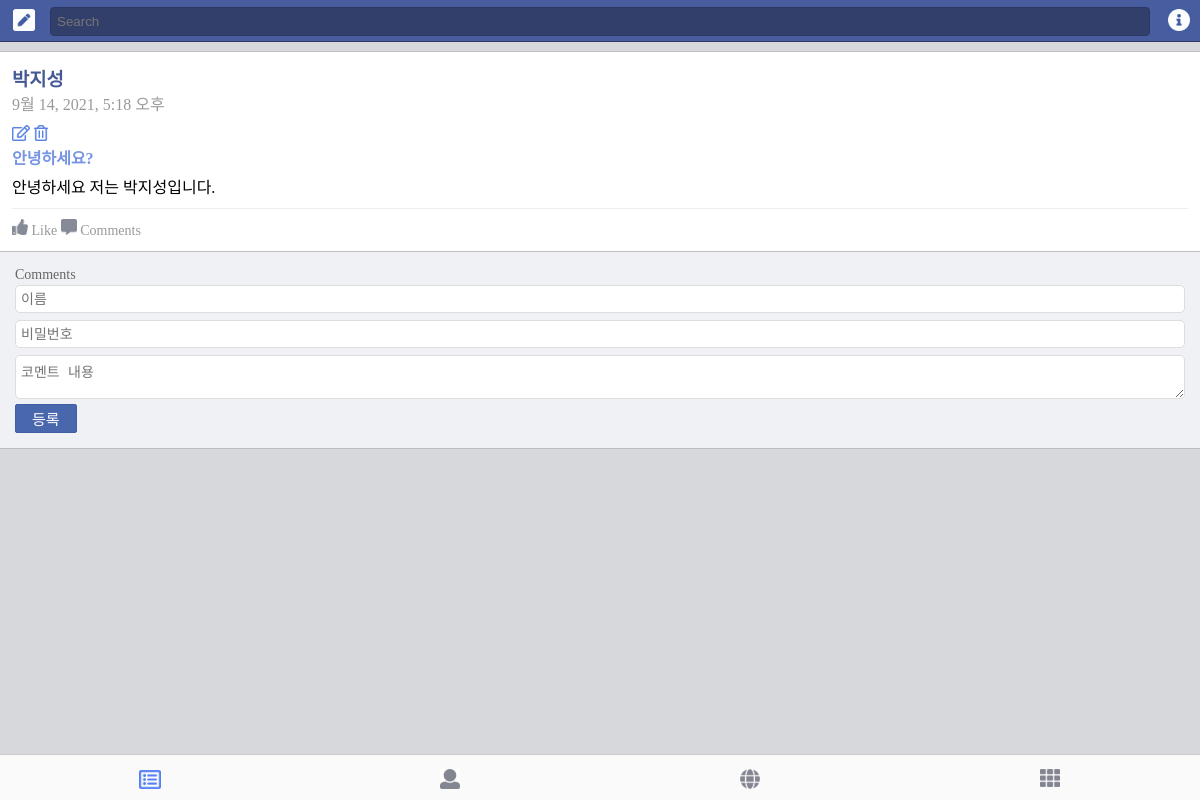
Before: /feed/1/ with the older database file.
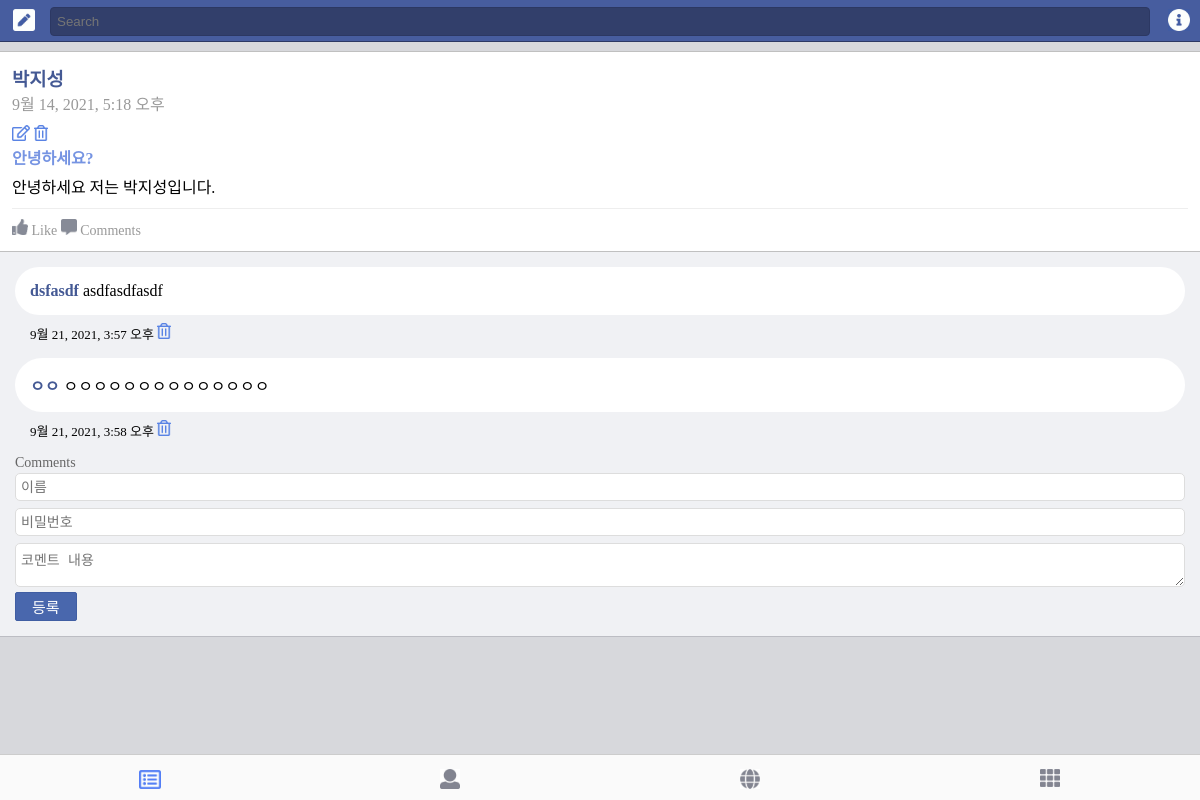
After: the same page with the newer database file.
### facebook/models.py (models this page shows, shortened)
class Comment(models.Model):
    article = models.ForeignKey(
        Article, on_delete=models.CASCADE, related_name='comments')
    author = models.CharField(max_length=120)
    text = models.TextField()
    password = models.CharField(max_length=120)
    created_at = models.DateTimeField(auto_now_add=True)

### facebook/views.py (the view, shortened to what this page needs)
# urls.py: path('feed/<pk>/', detail_feed),
def detail_feed(request, pk):
    article = Article.objects.get(pk=pk)
    return render(request, 'detail_feed.html', {'feed': article})

### facebook/templates/detail_feed.html (shortened to what this page needs)
<html>
<head>
</head>
<body>
    <div class="header">
        <div class="btn1"><a href="/new"><img src="/static/ic_pencil.jpg" width="22px" style="margin: 9px 0 0 13px"></a>
        </div>
        <div class="search">
            <input type="text" class="searchbar" placeholder="Search">
        </div>
        <div class="btn2"><img src="/static/ic_info.jpg" width="22px" style="margin: 9px 0 0 13px"></div>
    </div>
    <div class="container">
        <div class="feed">
            <h3 class="name">{{ feed.author }}</h3>
            <div class="date">{{ feed.created_at }}</div>
            <div><a href="/feed/{{ feed.pk }}/edit"><img src="/static/ic_edit.png" height="16px"></a> <a
                    href="/feed/{{ feed.pk }}/remove"><img src="/static/ic_delete.png" height="16px"></a></div>
            <a class="title">{{ feed.title }}</a>
            <p class="content">{{ feed.text }}</p>
            <div class="accessory">
                <img src="/static/ic_like.jpg" width="16px"> Like
                <a class="comments"><img src="/static/ic_comment.jpg" width="16px"> Comments</a>
            </div>
        </div>
    </div>
    <div class="comment_list">
        {% for comment in feed.comments.all %}
        <div class="comment"><span class="name">{{ comment.author }}</span> {{comment.text }}</div>
        <div class="comment_date">{{ comment.created_at }} <a href="코멘트삭제주소"><img src="/static/ic_delete.png"
                    height="16px"></a></div>
        {% endfor %}
        <div class="form-wrapper">
            <span class="help">Comments</span>
            <form action="" method="POST">
                <input type="text" name="author" placeholder="이름"><br>
                <input type="password" name="password" placeholder="비밀번호"><br>
                <textarea name="text" placeholder="코멘트 내용"></textarea>
                <button type="submit">등록</button>
            </form>
        </div>
    </div>
    <div class="footer">
        <div class="tab1"><img src="/static/ic_feed.jpg" width="22px" style="margin-top: 15px"></div>
        <div class="tab2"><img src="/static/ic_person.jpg" width="20px" style="margin-top: 14px"></div>
        <div class="tab3"><img src="/static/ic_globe.jpg" width="20px" style="margin-top: 14px"></div>
        <div class="tab3"><img src="/static/ic_etc.jpg" width="20px" style="margin-top: 14px"></div>
    </div>
</body>
</html>

Changed rows visible on the page:
added Comment: author "dsfasdf", text "asdfasdfasdf", created_at "9월 21, 2021, 3:57 오후"
added Comment: author "ㅇㅇ", text "ㅇㅇㅇㅇㅇㅇㅇㅇㅇㅇㅇㅇㅇㅇ", created_at "9월 21, 2021, 3:58 오후"
